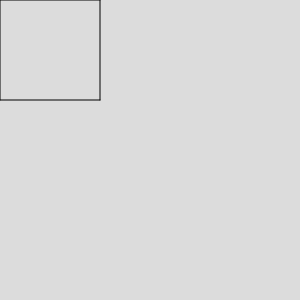
Frame 1 (no input)
Frame 60 (no input): identical to frame 1, image omitted
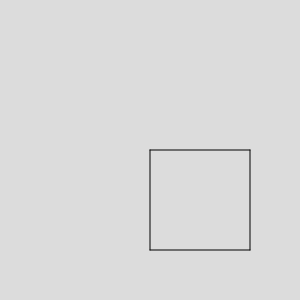
Frame 120 (the mouse pressed at the canvas centre since frame 60)

The p5.js sketch that drew these frames (run headless with seeded random() and noise() and a simulated clock; from frame 60 on, the mouse is pressed at the canvas centre):

// p5.js sketch
// ── sketch.js
//애니메이션

function setup() {
createCanvas(300, 300);
}

function draw() {
  background(220);
  var sx = mouseX;
  var sy = mouseY;
  var w  = 100;
line(sx,sy,sx+w,sy);
line(sx,sy,sx,sy+w);
line(sx+w,sy,sx+w,sy+w);
line(sx,sy+w,sx+w,sy+w);
}
